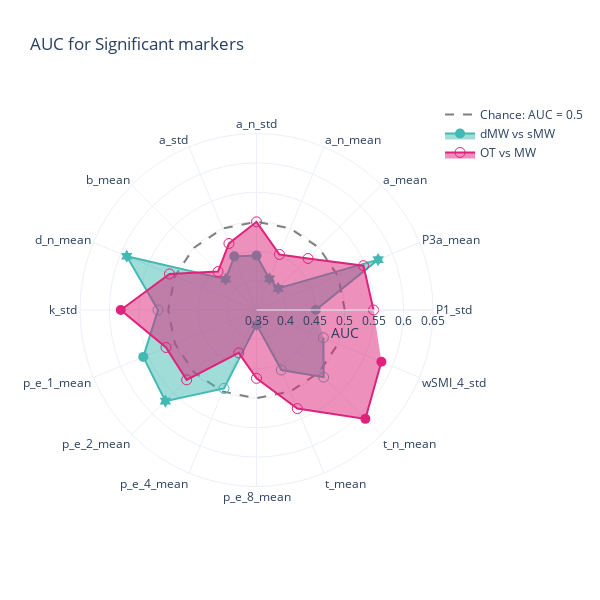

Notebook cell for this chart:
### Code cell
mw =aucs_mw[aucs_mw['markers'].isin([i for i in signficant_markers])]
mind =aucs_mind[aucs_mind['markers'].isin([i for i in signficant_markers])]

fig = go.Figure()


fig.add_trace(go.Scatterpolar(
    r=np.ones(len(mind['markers'])) * 0.5,
    theta=mind['markers'],
    name = 'Chance: AUC = 0.5',
    mode = 'lines',
    line = {'color':'grey', 'width': 2, 'dash': 'dash' },
))

fig.add_trace(go.Scatterpolar(
    r=mw.AUC,
    theta=mw['markers'],
    fill='toself',
    name='dMW vs sMW', 
    marker = {'color':lblue, 'size': 10},
    marker_symbol= mw.symbol.to_list()
))

fig.add_trace(go.Scatterpolar(
    r=mind.AUC,
    theta=mind['markers'],
    fill='toself',
    name='OT vs MW',
    marker = {'color':pink, 'size': 10},
    marker_symbol= mind.symbol.to_list()
))


fig.update_layout(
    title="AUC for Significant markers",
#     legend_title="Classification",
    width=600,
    height=600,
    template = 'plotly_white',
    
  polar=dict(
    radialaxis=dict(
    title = 'AUC',
      visible=True,
        range = [0.35,0.65]
    ),
  ),
    
  showlegend=True
)

fig.show()
pio.write_json(fig, 'Figs/radar_auc_significant.plotly')

### Figure 1 — Plotly figure (JSON) as saved in the notebook; plotly's stock layout.template omitted (floating-point values rounded to 4 significant figures)
{"data": [{"line": {"color": "grey", "dash": "dash", "width": 2}, "mode": "lines", "name": "Chance: AUC = 0.5", "r": [0.5, 0.5, 0.5, 0.5, 0.5, 0.5, 0.5, 0.5, 0.5, 0.5, 0.5, 0.5, 0.5, 0.5, 0.5, 0.5], "theta": ["P1_std", "P3a_mean", "a_mean", "a_n_mean", "a_n_std", "a_std", "b_mean", "d_n_mean", "k_std", "p_e_1_mean", "p_e_2_mean", "p_e_4_mean", "p_e_8_mean", "t_mean", "t_n_mean", "wSMI_4_std"], "type": "scatterpolar"}, {"fill": "toself", "marker": {"color": "#42B9B2", "size": 10, "symbol": ["circle", "hexagram", "hexagram", "hexagram", "circle", "circle", "hexagram", "hexagram", "circle-open", "circle", "hexagram", "circle-open", "hexagram", "circle-open", "circle-open", "circle-open"]}, "name": "dMW vs sMW", "r": [0.4507, 0.5738, 0.402, 0.4075, 0.4424, 0.4487, 0.4241, 0.5887, 0.5174, 0.5583, 0.569, 0.4943, 0.3749, 0.4604, 0.5114, 0.473], "theta": ["P1_std", "P3a_mean", "a_mean", "a_n_mean", "a_n_std", "a_std", "b_mean", "d_n_mean", "k_std", "p_e_1_mean", "p_e_2_mean", "p_e_4_mean", "p_e_8_mean", "t_mean", "t_n_mean", "wSMI_4_std"], "type": "scatterpolar"}, {"fill": "toself", "marker": {"color": "#DE237B", "size": 10, "symbol": ["circle-open", "circle-open", "circle-open", "circle-open", "circle-open", "circle-open", "circle-open", "circle-open", "circle", "circle-open", "circle-open", "circle-open", "circle-open", "circle-open", "circle", "circle"]}, "name": "OT vs MW", "r": [0.5489, 0.5468, 0.4738, 0.4521, 0.4999, 0.4724, 0.4424, 0.51, 0.5807, 0.5165, 0.5179, 0.4289, 0.4661, 0.5314, 0.6117, 0.5798], "theta": ["P1_std", "P3a_mean", "a_mean", "a_n_mean", "a_n_std", "a_std", "b_mean", "d_n_mean", "k_std", "p_e_1_mean", "p_e_2_mean", "p_e_4_mean", "p_e_8_mean", "t_mean", "t_n_mean", "wSMI_4_std"], "type": "scatterpolar"}], "layout": {"height": 600, "polar": {"angularaxis": {"type": "category"}, "radialaxis": {"autorange": false, "range": [0.35, 0.65], "title": {"text": "AUC"}, "type": "linear", "visible": true}}, "showlegend": true, "title": {"text": "AUC for Significant markers"}, "width": 600}}
